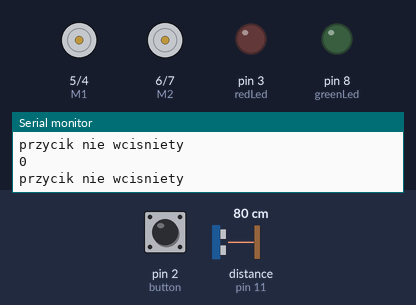
Bench run of a sketch on a simulated Arduino Uno, built with avr-gcc and run on an emulated ATmega328P. Shown: direction and speed pins drawn as motors (green arrow = direction pin HIGH = forward, orange = LOW = backward, longer = more drive), output pins drawn as LEDs (lit = HIGH), the last lines printed to the serial monitor. Dashed ring = blinking. Inputs (shaded band) come from the test bench; at power-on: pin 2 (button) LOW, distance to the obstacle (sensor on pin 11) 80 cm. The echo pulse lasts 58.3 µs per cm; pins used as bus, display or sensor lines are not drawn.

Above: at 1.2 s.
1.3 s: pin 2 (button) pulled HIGH for 0.15 s
At 1.47 s:
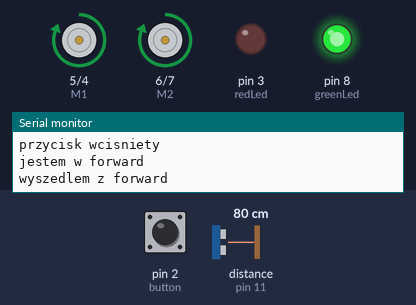
3.0 s: pin 2 (button) pulled HIGH for 3.2 s
At 6.8 s:
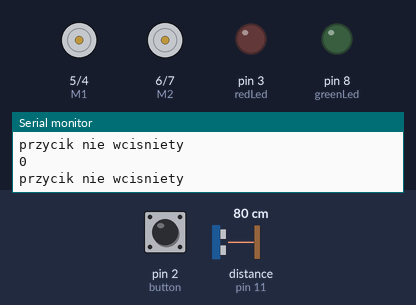
7.7 s: pin 2 (button) pulsed HIGH 2 times (0.12 s each, 0.3 s apart)
At 7.86 s:
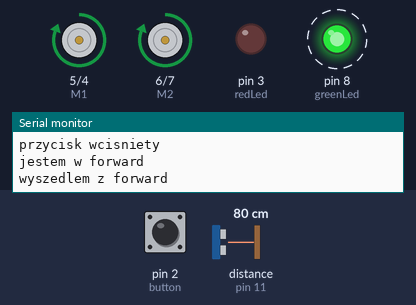
11.3 s: pin 2 (button) pulsed HIGH 5 times (0.12 s each, 0.3 s apart)
At 13.9 s:
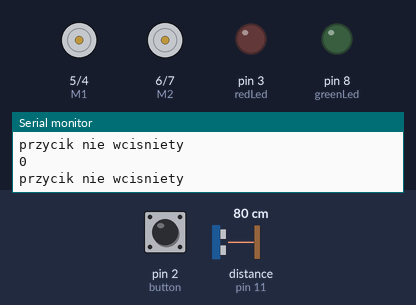
15.8 s: pin 2 (button) pulled HIGH for 1 s
At 16.2 s:
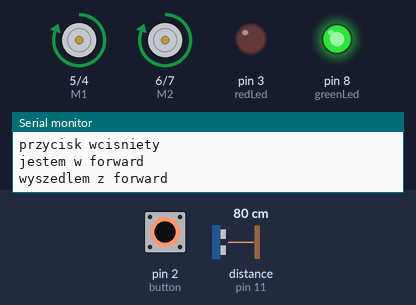
Timing chart, 0 to 18.8 s (numbered marks = the images above; inputs shaded):
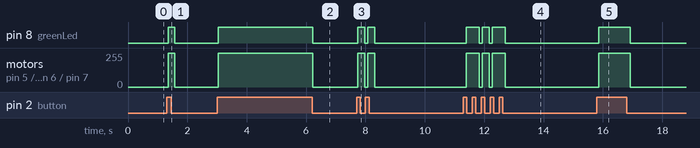

The sketch:

robot-wtorek.ino
```cpp
/*Ustawienia dla PWM
 * int E1 = 5; //E1
int M1 = 4; //M1
int E2 = 6; //E2
int M2 = 7; //M2
*/
/*Ustawienia dla PLL*/
int E1 = 4;
int M1 = 5;
int E2 = 7;
int M2 = 6;

int Trig = 12;    //pin 12 Arduino połączony z pinem Trigger czujnika
int Echo = 11;    //pin 11 Arduino połączony z pinem Echo czujnika
int CM;           //odległość w cm
long CZAS;        //długość powrotnego impulsu w uS
int button = 2;   //pin 2 Arduino połaczony z przyciskiem
int redLed = 3;   //pin 3 Arduino polaczony z czerwoną diodą LED - jazda do tyłu
int greenLed = 8; //pin 8 Arduino połączony z zieloną diodą LED - jazda do przodu

int buttonState = LOW;
long lastDebaunceTime = 0;
long debaunceDelay = 50;

void setup()
{
  Serial.begin(9600);
  pinMode(M1, OUTPUT);
  pinMode(M2, OUTPUT);
  pinMode(button, INPUT);
  pinMode(redLed, OUTPUT);
  pinMode(greenLed, OUTPUT);
  pinMode(Trig, OUTPUT);                     //ustawienie pinu 12 w Arduino jako wyjście
  pinMode(Echo, INPUT);                      //ustawienie pinu 11 w Arduino jako wejście
  digitalWrite(button, LOW);
}

void loop()
{
  while (!buttonPressed()) {
    Serial.println(buttonState);
    Serial.println("przycik nie wcisniety");
  }
  Serial.println("przycisk wcisniety");
  if (pomiar_odleglosci()> 30) {
    forward(150);
    Serial.println("wyszedlem z forward");
    delay(200);
    Serial.println(pomiar_odleglosci());
  } else {
    stopMotors();
  }
  //delay(2000);
}

void forward(int value) {
  Serial.println("jestem w forward");
  digitalWrite(greenLed, HIGH);
  digitalWrite(redLed, LOW);
  digitalWrite(M1, HIGH);
  digitalWrite(M2, HIGH);
  analogWrite(E1, value);
  analogWrite(E2, value);
}

void backward(int value, int distance) {
  digitalWrite(greenLed, LOW);
  digitalWrite(redLed, HIGH);
  digitalWrite(M1, LOW);
  digitalWrite(M2, LOW);
  analogWrite(E1, value);
  analogWrite(E2, value);
  delay(distance);
}

void turnLeft(int value, int distance) {
  digitalWrite(M1, HIGH);
  //  digitalWrite(M2, HIGH);
  analogWrite(E1, value);
  //  analogWrite(E2, value);
  delay(distance);
}

void turnRight(int value, int distance) {
  //  digitalWrite(M1,HIGH);
  digitalWrite(M2, HIGH);
  //  analogWrite(E1, value);
  analogWrite(E2, value);
  delay(distance);
}

void stopMotors() {
  digitalWrite(M1, LOW);
  digitalWrite(M2, LOW);
  analogWrite(E1, 0);
  analogWrite(E2, 0);
  digitalWrite(redLed, LOW);
  digitalWrite(greenLed, LOW);
}

boolean buttonPressed() {

  buttonState = digitalRead(button);

  if ((millis() - lastDebaunceTime) > debaunceDelay) {
    if (buttonState == HIGH) {
      lastDebaunceTime = millis();
      digitalWrite(button, HIGH);
      buttonState = HIGH;
      return true;
    }
    else if (buttonState == LOW) {
      lastDebaunceTime = millis();
      digitalWrite(button, LOW);
      buttonState = LOW;
      stopMotors();
      return false;
    }
  }
}

int pomiar_odleglosci(){
  digitalWrite(Trig, LOW);        //ustawienie stanu wysokiego na 2 uS - impuls inicjalizujacy - patrz dokumentacja
  delayMicroseconds(2);
  digitalWrite(Trig, HIGH);       //ustawienie stanu wysokiego na 10 uS - impuls inicjalizujacy - patrz dokumentacja
  delayMicroseconds(15);
  digitalWrite(Trig, LOW);
  digitalWrite(Echo, HIGH);
  CZAS = pulseIn(Echo, HIGH);
  CM = CZAS / 58;                //szerokość odbitego impulsu w uS podzielone przez 58 to odleglosc w cm - patrz dokumentacja
  return CM;
}
```

Measured:
- after the input at 1.3 s, pin 8 (greenLed): LOW → HIGH after 0.05 s, → LOW 0.23 s later; motor on pin 5 (M1) / pin 4 (E1), motor on pin 6 (M2) / pin 7 (E2): stopped → forward 255/255 after 0.05 s, → stopped 0.23 s later
- after the input at 3.0 s, pin 8 (greenLed): LOW → HIGH at once, → LOW 3.2 s later; motor on pin 5 (M1) / pin 4 (E1), motor on pin 6 (M2) / pin 7 (E2): stopped → forward 255/255 at once, → stopped 3.2 s later
- after the input at 7.7 s, pin 8 (greenLed): alternates HIGH for 0.23 s and LOW for 0.11 s, 4 changes in all, then stays LOW, starting at once; motor on pin 5 (M1) / pin 4 (E1), motor on pin 6 (M2) / pin 7 (E2): alternates forward 255/255 for 0.23 s and stopped for 0.11 s, 4 changes in all, then stays stopped, starting at once
- after the input at 11.3 s, pin 8 (greenLed): goes HIGH 0.44 s, LOW 0.11 s, HIGH 0.23 s, LOW 0.11 s, HIGH 0.44 s, then LOW, starting after 0.09 s; motor on pin 5 (M1) / pin 4 (E1): goes forward 255/255 0.44 s, stopped 0.11 s, forward 255/255 0.23 s, stopped 0.11 s, forward 255/255 0.44 s, then stopped, starting after 0.09 s
- after the input at 15.8 s, pin 8 (greenLed): LOW → HIGH after 0.06 s, → LOW 1.1 s later; motor on pin 5 (M1) / pin 4 (E1), motor on pin 6 (M2) / pin 7 (E2): stopped → forward 255/255 after 0.06 s, → stopped 1.1 s later
